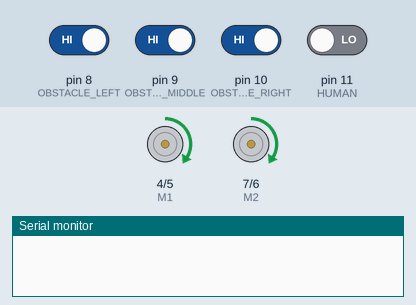
Recording of a sketch running on a simulated Arduino Uno, built with avr-gcc and run on an emulated ATmega328P. On the bench: direction and speed pins drawn as motors (green arrow = direction pin HIGH = forward, orange = LOW = backward, longer = more drive), the last lines printed to the serial monitor. Inputs (shaded band) come from the test bench; at power-on: pin 8 (OBSTACLE_LEFT), pin 9 (OBSTACLE_MIDDLE), pin 10 (OBSTACLE_RIGHT) HIGH, pin 11 (HUMAN) LOW.

Above: at 2.2 s.
2.3 s: pin 8 (OBSTACLE_LEFT) driven LOW
At 3.0 s:
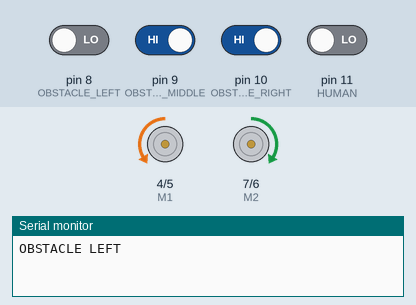
5.3 s: pin 10 (OBSTACLE_RIGHT) driven LOW
At 7.0 s:
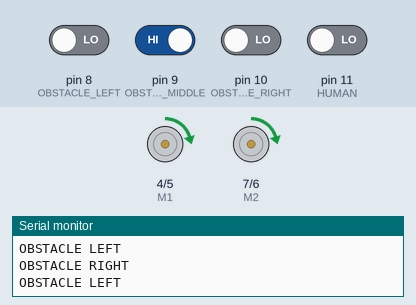
7.3 s: pin 9 (OBSTACLE_MIDDLE) driven LOW
At 8.8 s:
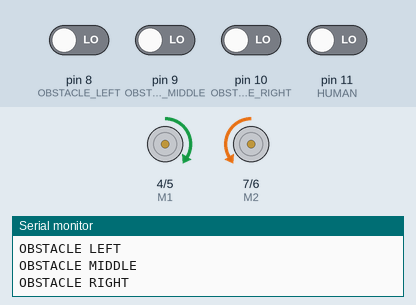
13.3 s: pin 10 (OBSTACLE_RIGHT) driven HIGH
16.3 s: pin 8 (OBSTACLE_LEFT) driven HIGH
Timing chart, 0 to 20.3 s (numbered marks = the images above; inputs shaded):
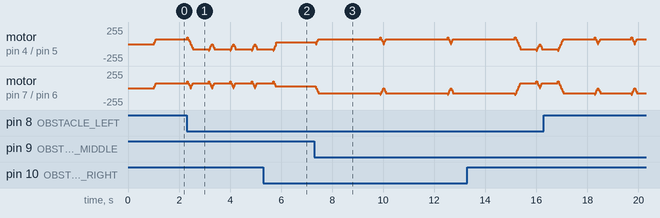

Measured:
- after the input at 2.3 s, motor on pin 7 (M2) / pin 6 (E2): forward 75/255 → forward 100/255 at once, then repeats every 0.84 s: forward 75/255 0.03 s, forward 50/255 0.03 s, forward 25/255 0.03 s, stopped 0.03 s, forward 25/255 0.03 s, forward 50/255 0.03 s, forward 75/255 0.63 s, forward 100/255 0.03 s
- after the input at 5.3 s, motor on pin 7 (M2) / pin 6 (E2): goes on until 5.8 s, then stays forward 25/255

The sketch:

sensor_test.ino
```cpp
// Motors & PWM Speed Control：
int E1 = 5;
int M1 = 4; // Right motors
int E2 = 6;
int M2 = 7; // Left motors

// Obstacle detector inputs
int OBSTACLE_LEFT = 8;
int OBSTACLE_MIDDLE = 9;
int OBSTACLE_RIGHT = 10;
int HUMAN = 11;

// Movement defintions
int FORWARD = 1;
int BACKWARD = 0;
int MAX_SPEED = 100; // 0 to 255, where 255 is the fastest

int TURN_QUARTER = 45;
int TURN_HALF = 90;
int TURN_THREE_QUARTERS = 135;
int TURN_FULL = 180;

int currentDirection = FORWARD;
int currentSpeed = 0;
int hasObstacleLeft = false;
int hasObstacleMiddle = false;
int hasObstacleRight = false;
int hasHuman = false;

void setup()
{
    //Motors
    pinMode(M1, OUTPUT);
    pinMode(M2, OUTPUT);

    // Obtacle detectors
    pinMode(OBSTACLE_LEFT, INPUT);
    pinMode(OBSTACLE_MIDDLE, INPUT);
    pinMode(OBSTACLE_RIGHT, INPUT);

    stopAll();

    Serial.begin(9600);
}

void getObstacles()
{
  // Not sure why, but pins are inverted
  hasObstacleLeft = !digitalRead(OBSTACLE_LEFT);
  hasObstacleMiddle = !digitalRead(OBSTACLE_MIDDLE);
  hasObstacleRight = !digitalRead(OBSTACLE_RIGHT);
  hasHuman = digitalRead(HUMAN);

  if (hasObstacleLeft)
    Serial.println("OBSTACLE LEFT");
  if (hasObstacleMiddle)
    Serial.println("OBSTACLE MIDDLE");
  if (hasObstacleRight)
    Serial.println("OBSTACLE RIGHT");
  if (hasHuman)
    Serial.println("HUMAN");

}

void accelerate()
{
  if (currentSpeed != MAX_SPEED)
  {
    int value;
    for(value = 0 ; value < MAX_SPEED; value+=25)
    {
      analogWrite(E1, value);   //PWM Speed Control
      analogWrite(E2, value);   //PWM Speed Control
      delay(30);
    }
    currentSpeed = MAX_SPEED;
  }
}

void decelerate()
{
  if (currentSpeed != 0)
  {
    int value;
    for(value = MAX_SPEED ; value > 0; value-=25)
    {
      analogWrite(E1, value);   //PWM Speed Control
      analogWrite(E2, value);   //PWM Speed Control
      delay(30);
    }
    currentSpeed = 0;
  }
}

// Stop all motors. Also initialise both left and right motors to forward
void stopAll()
{
  analogWrite(E1, 0);
  analogWrite(E2, 0);
  setMotorDirection(FORWARD, FORWARD);
  delay(1000);
}

void setMotorDirection(int directionOfMovementLeft, int directionOfMovementRight)
{
  digitalWrite(M1, directionOfMovementRight);
  digitalWrite(M2, directionOfMovementLeft);
}

// Move either directionOfMovement = FORWARD or BACKWARD for duration (in ms)
void go(int directionOfMovement, int duration)
{
  if (currentDirection == directionOfMovement) {
    // Keep going in the same direction. If we aren't moving, accelerate
    if (currentSpeed == 0) {
      accelerate();
    }
  }
  else {
    // If we're changing direction, first decelerate
    decelerate();
    setMotorDirection(directionOfMovement, directionOfMovement);
    accelerate();
  }
  currentDirection = directionOfMovement;
  delay(duration);
}

void turnLeft(int angle)
{
  int timeToTurn = 0;
  if (angle == TURN_QUARTER) {
    timeToTurn = 600;
  }
  if (angle == TURN_HALF) {
    timeToTurn = 1200;
  }
  else if (angle == TURN_THREE_QUARTERS) {
    timeToTurn = 1800;
  }
  else if (angle == TURN_FULL) {
    timeToTurn = 2400;
  }
  decelerate();
  setMotorDirection(BACKWARD, FORWARD);
  accelerate();
  delay(timeToTurn);
  decelerate();
  setMotorDirection(FORWARD, FORWARD);
}

void turnRight(int angle)
{
  int timeToTurn = 0;
  if (angle == TURN_QUARTER) {
    timeToTurn = 600;
  }
  if (angle == TURN_HALF) {
    timeToTurn = 1200;
  }
  else if (angle == TURN_THREE_QUARTERS) {
    timeToTurn = 1800;
  }
  else if (angle == TURN_FULL) {
    timeToTurn = 2400;
  }
  decelerate();
  setMotorDirection(FORWARD, BACKWARD);
  accelerate();
  delay(timeToTurn);
  decelerate();
  setMotorDirection(FORWARD, FORWARD);
}

void avoidObstacles()
{
  if (hasObstacleLeft || hasObstacleMiddle || hasObstacleRight) {
    decelerate();
    // If there is an obstacle, try and "intelligently" avoid it
    if (!hasObstacleRight && (hasObstacleLeft || (hasObstacleLeft && hasObstacleMiddle))) {
      turnRight(TURN_QUARTER);
    }
    else if (!hasObstacleLeft && (hasObstacleRight || (hasObstacleRight && hasObstacleMiddle))) {
      turnLeft(TURN_QUARTER);
    }
    else if (!hasObstacleLeft && !hasObstacleRight && hasObstacleMiddle) {
      turnLeft(TURN_HALF);
    }
    else if (hasObstacleLeft && hasObstacleMiddle) {
      turnLeft(TURN_FULL);
    }
  }
}

void loop()
{
  getObstacles();
  avoidObstacles();
  if (!hasObstacleLeft && !hasObstacleMiddle & !hasObstacleRight) {
    go(FORWARD, 50);
  }
}
```
